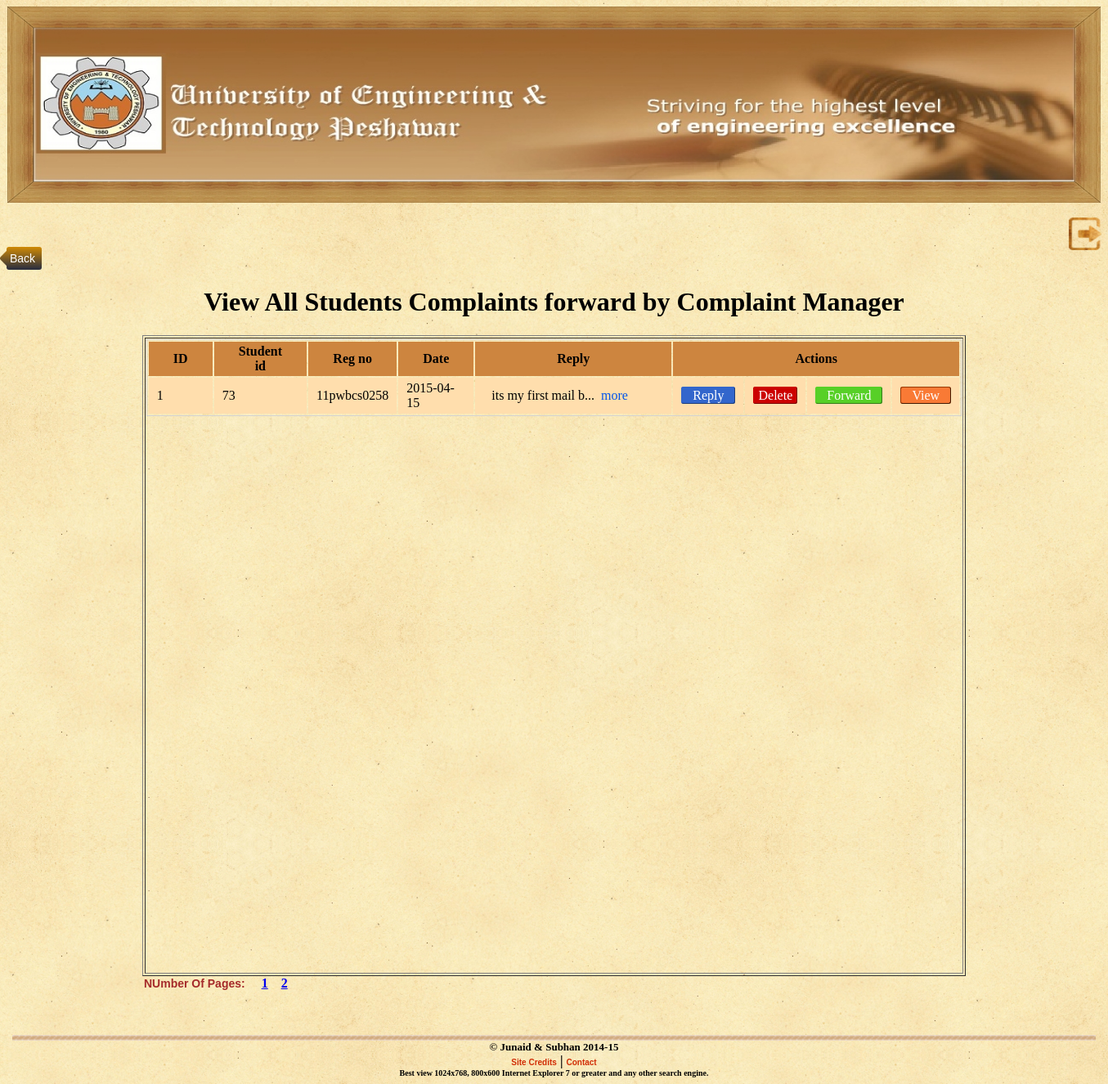
Screenshot of /forwardmail.php with the database file from the repository.
### tables this page shows
CREATE TABLE IF NOT EXISTS `hod_forwardreply_by_compmang` (
  `id` int(100) NOT NULL AUTO_INCREMENT,
  `std_id` int(100) NOT NULL,
  `reg_no` varchar(100) NOT NULL,
  `date` date NOT NULL,
  `reply` varchar(3000) NOT NULL,
  PRIMARY KEY (`id`)
);

CREATE TABLE IF NOT EXISTS `copyright` (
  `id` int(11) NOT NULL AUTO_INCREMENT,
  `copyright_title` varchar(250) NOT NULL,
  PRIMARY KEY (`id`)
);

### forwardmail.php (the view, shortened to what this page needs)
<html>
<head>
</center><center>
<link rel="stylesheet" type="text/css" href="css/style.css" />
<link rel="stylesheet" type="text/css" href="css/styletable.css">
<link rel="stylesheet" type="text/css" href="css/seemore.css">
<link rel="stylesheet" type="text/css" href="css/backbutton.css">
</head>
 <img src="images/banner111.jpg" style="width:1337px;height:240px">
 <br><br>
  <a href='logout.php' title="LOG OUT"><IMG SRC='images/logout-xxl.png' height=40px width=40px ALIGN=RIGHT></a>
<body>
 <br><br>
<div style="text-align: left">
<a class="back" href="hod.php"><font color=" white">Back</font></a>
</div>
<?php
$num_rec_per_page=6;
?>
<h1>View All Students Complaints forward by Complaint Manager<html>
  <table width="75%" height="100%"  border="1" class="container">
  <tr valign="top">
<td width="80%" valign="top">
<?php
$sql = 'SELECT * FROM  hod_forwardreply_by_compmang';
$query=mysql_query($sql);
?>
		<div id="view-wrapper">
			<table>
				<tr>
					<th>ID</th>
					<th>Student id</th>
					<th>Reg no</th>
					<th>Date</th>
					<th>Reply</th>
					<th colspan="8">Actions</th>
				</tr>
			<tr>
              <?php
			if (mysql_num_rows($query) == 0)
			 {
    echo "<table bgcolor='#DC143C' width='635' border='1'>
  <tr>
    <td bgcolor='#FF0000'><font color='#fff'>No Forward Mails by you</td>
  </tr>
</table>
";
}
else {
			$sno = 1;
			while($row = mysql_fetch_assoc($query))
  {
$id = $row['id'];
	echo "		<td>$sno</td>
					<td>$row[std_id]</td>
					<td>$row[reg_no]</td>
					<td>$row[date]</td>
					<td><div class='comment more'>$_SESSION[reply] &nbsp</div></td>
					 <td colspan='3'><center><a href='reply_back_compmanger.php?reply_back_compmang=$id'id= 'edit-btn'>Reply</center></a></td>
					<td><a href='deleteforward_complaints_bymangcomplaint.php?del_com=$id' id= 'delete-btn'>Delete</a></td>
					<td colspan='3'><center><a href='forward.php?forwardreply_page=$id'id= 'forward-btn'>Forward</center></a></td>
                    <td colspan='3'><center><a href='view_comp_&_hodmail.php?reply_page=$id'id= 'view-btn'>View</center></a></td>
				</tr>";
$sno = $sno+1;
}}
	echo"		</table>
		</div>";
		?>
	 </tr>
</table>
<?php
$sql = "SELECT * FROM complaint_types";
$query = mysql_query($sql);
$total_records = mysql_num_rows($query);
$total_pages = ceil($total_records / $num_rec_per_page);
echo '<span style="color:brown;font:14px Arial"><b>NUmber Of Pages:</b></span>';
for ($i=1; $i<=$total_pages; $i++)
{
            echo "<b><a href='forwardmail.php?page=".$i."'>".$i."</a><b> ";
};
?>
<br><br><br><br>
<?php include('footersection.php'); ?>
</body>
</html>

### footersection.php (shortened to what this page needs)
<center><img src="images/FooterBar.jpg" width="99%" height="7"></center>
<center>
<font size="2"><b>
<?php
$sql = 'SELECT * FROM copyright';
$query=mysql_query($sql);
?>
<?php
while($row = mysql_fetch_assoc($query))
  {
										echo		"  $row[copyright_title] ";
}
	?>
										</b></font>
</center>
<center>
<td class="freetext"  " align="center">
							<a href="site.php" class="red">Site Credits</a> | <a href="us.php" class="red">Contact</a><br>
						<font size="1"><b>	Best view 1024x768, 800x600 Internet Explorer 7 or greater and any other search engine.</b></font>
					  </td>
</center>

### css/style.css (style rules this page uses)
body { background-image:url(image/papertile.jpg); }
a.red:link { font-family: Verdana, Geneva, Arial, Helvetica, sans-serif; font-size: 10px; text-decoration: none; color: #D12D05; }

### css/styletable.css (style rules this page uses)
#view-wrapper { width:100%; margin:0 auto; }
#view-wrapper table { margin:0 auto; border:1px solid lightgray; }
#view-wrapper table tr th { background-color:#CD853F; padding:3px 30px 3px 30px; }
#view-wrapper table tr { background-color:#FFDEAD; }
#view-wrapper table tr td { padding:3px 10px 3px 10px; }
#view-wrapper table tr td #delete-btn { background-color:#CC0000; color:white; padding:1px 5px 1px 5px; border-radius:3px; border:1px outset #CC0000; text-decoration:none; }
#view-wrapper table tr td #edit-btn { background-color:#3366CC; color:white; padding:1px 13px 1px 13px; border-radius:3px; border:1px outset #3366CC; text-decoration:none; }
#view-wrapper table tr td #forward-btn { background-color:#57d027; color:white; padding:1px 13px 1px 13px; border-radius:3px; border:1px outset #57d027; text-decoration:none; }
#view-wrapper table tr td #view-btn { background-color:#f97a35; color:white; padding:1px 13px 1px 13px; border-radius:3px; border:1px outset #963804; text-decoration:none; }

### css/seemore.css (style rules this page uses)
a { color: #‎0254EB }
.comment { width: 200px; background-color: #‎f0f0f0; margin: 10px; }

### css/backbutton.css (style rules this page uses)
.back { position: relative; background: #d08a04; background: -moz-linear-gradient(top, #d08a04, #272c40); background: -webkit-linear-gradient(top, #d08a04, #272c40); background: linear-gradient(to bottom, #d08a04, #272c40); display: inline-block; padding: 6px 8px 6px 4px; color: whitesmoke; text-decoration: none; font: 14px "proxima nova", helvetica, arial, sans-serif; -moz-border-radius: 3px; -webkit-border-radius: 3px; border-radius: 3px; z-index: 1; }
.back:before { content: ""; height: 20px; width: 20px; position: absolute; background: #333953; background: -moz-linear-gradient(top left, #d08a04, #272c40); background: -webkit-linear-gradient(top left, #d08a04, #272c40); background: linear-gradient(to bottom right, #d08a04, #272c40); left: -5px; display: block; top: 4px; -moz-transform: rotate(45deg); -ms-transform: rotate(45deg); -webkit-transform: rotate(45deg); transform: rotate(45deg); z-index: -1; -moz-border-radius: 3px; -webkit-border-radius: 3px; border-radius: 3px; }

### rows the page displays
hod_forwardreply_by_compmang: std "73", reg_no "11pwbcs0258", date "2015-04-15", _SESSION "its my first mail b"
copyright: copyright_title "© Junaid & Subhan 2014-15"
